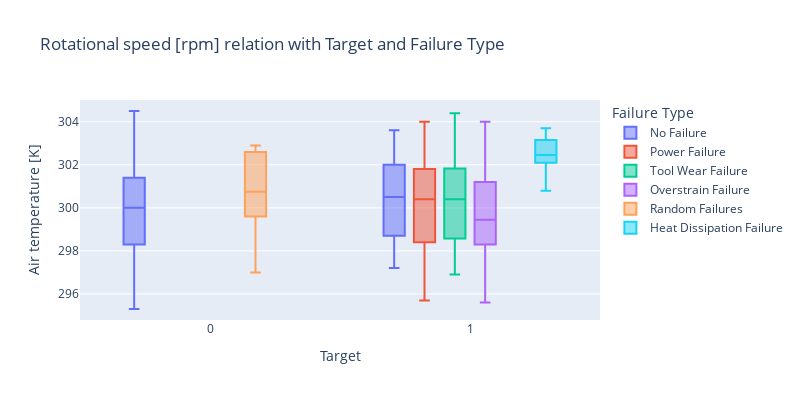

The notebook cell this image was saved under:
### Code cell
# Rotational speed [rpm] relation with Target/Failure Type
fig = px.box(data,
             y      =  "Air temperature [K]",
             x      =  "Target",
             title  =  "Rotational speed [rpm] relation with Target and Failure Type",
             color  =  "Failure Type",
             width  =  800,
             height =  400)
fig.show()

### Figure 1 — Plotly figure (JSON) as saved in the notebook; plotly's stock layout.template omitted (floating-point values rounded to 4 significant figures; data arrays with more than 128 entries replaced by an {"elided": "..."} marker saying what was removed)
{"data": [{"alignmentgroup": "True", "hovertemplate": "Failure Type=No Failure<br>Target=%{x}<br>Air temperature [K]=%{y}<extra></extra>", "legendgroup": "No Failure", "marker": {"color": "#636efa"}, "name": "No Failure", "notched": false, "offsetgroup": "No Failure", "orientation": "v", "showlegend": true, "type": "box", "x": {"elided": "9652 int values"}, "x0": " ", "xaxis": "x", "y": {"elided": "9652 float values"}, "y0": " ", "yaxis": "y"}, {"alignmentgroup": "True", "hovertemplate": "Failure Type=Power Failure<br>Target=%{x}<br>Air temperature [K]=%{y}<extra></extra>", "legendgroup": "Power Failure", "marker": {"color": "#EF553B"}, "name": "Power Failure", "notched": false, "offsetgroup": "Power Failure", "orientation": "v", "showlegend": true, "type": "box", "x": [1, 1, 1, 1, 1, 1, 1, 1, 1, 1, 1, 1, 1, 1, 1, 1, 1, 1, 1, 1, 1, 1, 1, 1, 1, 1, 1, 1, 1, 1, 1, 1, 1, 1, 1, 1, 1, 1, 1, 1, 1, 1, 1, 1, 1, 1, 1, 1, 1, 1, 1, 1, 1, 1, 1, 1, 1, 1, 1, 1, 1, 1, 1, 1, 1, 1, 1, 1, 1, 1, 1, 1, 1, 1, 1, 1, 1, 1, 1, 1, 1, 1, 1, 1, 1, 1, 1, 1, 1, 1, 1, 1, 1, 1, 1], "x0": " ", "xaxis": "x", "y": [298.9, 298.9, 298.4, 298.2, 298.4, 298.1, 297.5, 297.4, 297.4, 297.9, 296.4, 295.8, 295.7, 296.3, 296.9, 296.6, 296.7, 297, 298.4, 298.8, 298.9, 298, 298, 298.3, 298.2, 298.1, 298.5, 299.3, 299.5, 299.4, 298.9, 299.2, 299.1, 300.6, 300.5, 300.4, 301.5, 301.5, 301.8, 302.4, 302.7, 302.6, 302.3, 302.1, 301.9, 301.9, 302.6, 301.8, 301.8, 301.7, 302, 302.6, 302.6, 303.7, 303.4, 303.5, 303.8, 303.6, 304, 303.4, 302.8, 302.6, 303, 303.1, 302.4, 300.7, 300.7, 301.1, 300.8, 301.1, 301.4, 301.6, 301.5, 301.1, 300.8, 300.7, 300.5, 300.7, 299.9, 300.1, 300.3, 300.2, 300.4, 300.8, 301, 299, 298.7, 298.5, 297.5, 297.3, 297.2, 297.8, 299, 298.5, 298.6], "y0": " ", "yaxis": "y"}, {"alignmentgroup": "True", "hovertemplate": "Failure Type=Tool Wear Failure<br>Target=%{x}<br>Air temperature [K]=%{y}<extra></extra>", "legendgroup": "Tool Wear Failure", "marker": {"color": "#00cc96"}, "name": "Tool Wear Failure", "notched": false, "offsetgroup": "Tool Wear Failure", "orientation": "v", "showlegend": true, "type": "box", "x": [1, 1, 1, 1, 1, 1, 1, 1, 1, 1, 1, 1, 1, 1, 1, 1, 1, 1, 1, 1, 1, 1, 1, 1, 1, 1, 1, 1, 1, 1, 1, 1, 1, 1, 1, 1, 1, 1, 1, 1, 1, 1, 1, 1, 1], "x0": " ", "xaxis": "x", "y": [298.8, 296.9, 298, 297.9, 298.2, 298.4, 299.6, 299.3, 299.7, 300.6, 300.7, 301.9, 301.7, 302.2, 302.6, 302, 302.3, 301.8, 302.7, 303.3, 303.4, 304.4, 303.9, 302.6, 300.4, 300.8, 301, 300.5, 300.3, 301.7, 300.6, 300, 300.5, 300.7, 300.3, 300.4, 299.2, 298.5, 297.4, 297.1, 297.4, 297.3, 297.8, 299.6, 298.6], "y0": " ", "yaxis": "y"}, {"alignmentgroup": "True", "hovertemplate": "Failure Type=Overstrain Failure<br>Target=%{x}<br>Air temperature [K]=%{y}<extra></extra>", "legendgroup": "Overstrain Failure", "marker": {"color": "#ab63fa"}, "name": "Overstrain Failure", "notched": false, "offsetgroup": "Overstrain Failure", "orientation": "v", "showlegend": true, "type": "box", "x": [1, 1, 1, 1, 1, 1, 1, 1, 1, 1, 1, 1, 1, 1, 1, 1, 1, 1, 1, 1, 1, 1, 1, 1, 1, 1, 1, 1, 1, 1, 1, 1, 1, 1, 1, 1, 1, 1, 1, 1, 1, 1, 1, 1, 1, 1, 1, 1, 1, 1, 1, 1, 1, 1, 1, 1, 1, 1, 1, 1, 1, 1, 1, 1, 1, 1, 1, 1, 1, 1, 1, 1, 1, 1, 1, 1, 1, 1], "x0": " ", "xaxis": "x", "y": [298.4, 298.3, 298, 298, 298, 297.7, 297.6, 296.8, 295.6, 297, 297, 296.9, 297, 299, 299, 298.7, 298.2, 298, 297.8, 299.5, 299.3, 299.2, 299.1, 299.2, 299.2, 299.8, 300.5, 300.5, 301.3, 301.4, 301.6, 302, 302, 302.6, 302.1, 302, 301.9, 303.4, 303.7, 303.8, 304, 303.8, 302.8, 302.7, 302.7, 302.3, 300.8, 301, 301, 301, 300.8, 301.6, 301.2, 300.3, 300.6, 300.5, 300.5, 300.7, 300.5, 300.4, 300.7, 300.7, 299.6, 299.4, 298.7, 297.4, 297.2, 297.3, 298.1, 299.1, 299, 299.1, 298.9, 299.1, 299.1, 299.2, 298.5, 298.3], "y0": " ", "yaxis": "y"}, {"alignmentgroup": "True", "hovertemplate": "Failure Type=Random Failures<br>Target=%{x}<br>Air temperature [K]=%{y}<extra></extra>", "legendgroup": "Random Failures", "marker": {"color": "#FFA15A"}, "name": "Random Failures", "notched": false, "offsetgroup": "Random Failures", "orientation": "v", "showlegend": true, "type": "box", "x": [0, 0, 0, 0, 0, 0, 0, 0, 0, 0, 0, 0, 0, 0, 0, 0, 0, 0], "x0": " ", "xaxis": "x", "y": [297, 298.6, 298.4, 299.6, 299.3, 300.1, 301.6, 302.7, 302.6, 302.9, 302.8, 302.5, 302.6, 300.9, 300.8, 300.7, 300.3, 300.4], "y0": " ", "yaxis": "y"}, {"alignmentgroup": "True", "hovertemplate": "Failure Type=Heat Dissipation Failure<br>Target=%{x}<br>Air temperature [K]=%{y}<extra></extra>", "legendgroup": "Heat Dissipation Failure", "marker": {"color": "#19d3f3"}, "name": "Heat Dissipation Failure", "notched": false, "offsetgroup": "Heat Dissipation Failure", "orientation": "v", "showlegend": true, "type": "box", "x": [1, 1, 1, 1, 1, 1, 1, 1, 1, 1, 1, 1, 1, 1, 1, 1, 1, 1, 1, 1, 1, 1, 1, 1, 1, 1, 1, 1, 1, 1, 1, 1, 1, 1, 1, 1, 1, 1, 1, 1, 1, 1, 1, 1, 1, 1, 1, 1, 1, 1, 1, 1, 1, 1, 1, 1, 1, 1, 1, 1, 1, 1, 1, 1, 1, 1, 1, 1, 1, 1, 1, 1, 1, 1, 1, 1, 1, 1, 1, 1, 1, 1, 1, 1, 1, 1, 1, 1, 1, 1, 1, 1, 1, 1, 1, 1, 1, 1, 1, 1, 1, 1, 1, 1, 1, 1, 1, 1, 1, 1, 1, 1], "x0": " ", "xaxis": "x", "y": [300.8, 302.3, 302.3, 302.3, 302.3, 302.1, 302.3, 302.1, 302, 302, 301.9, 301.9, 302.1, 302.1, 302.1, 301.9, 301.7, 301.7, 301.9, 302, 302, 302, 302.2, 302.2, 302.2, 302.4, 302.4, 302.2, 302.2, 302.1, 302.1, 302.6, 302.5, 302.5, 302.6, 302.7, 302.6, 302, 301.9, 301.8, 301.7, 301.4, 301.8, 301.6, 301.6, 302, 302.1, 302, 301.7, 302.1, 302.2, 302.3, 302.4, 302.5, 302.4, 302.6, 302.4, 302.3, 302.5, 302.4, 302.4, 302.7, 302.7, 302.7, 302.6, 302.5, 302.4, 302.4, 302.4, 302.4, 302.5, 302.7, 302.7, 302.7, 302.8, 303, 303, 303, 303, 303, 303, 303.1, 303, 302.9, 303.2, 303.2, 303.2, 303.3, 303.4, 303.3, 303.6, 303.3, 303.4, 303.4, 303.4, 303.4, 303.3, 303.2, 303.2, 303.2, 303.4, 303.5, 303.7, 303.6, 303.5, 303.6, 303.5, 303.4, 303.3, 303.4, 303.4, 303.7], "y0": " ", "yaxis": "y"}], "layout": {"boxmode": "group", "height": 400, "legend": {"title": {"text": "Failure Type"}, "tracegroupgap": 0}, "title": {"text": "Rotational speed [rpm] relation with Target and Failure Type"}, "width": 800, "xaxis": {"anchor": "y", "domain": [0, 1], "title": {"text": "Target"}}, "yaxis": {"anchor": "x", "domain": [0, 1], "title": {"text": "Air temperature [K]"}}}}
